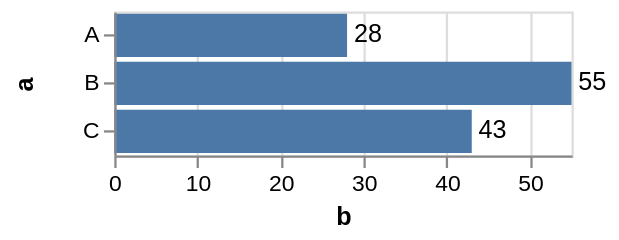

The Vega-Lite source for this figure:
### Vega specification from a JSON file in a GitHub repository (floating-point values rounded to 4 significant figures)
{"$schema": "https://vega.github.io/schema/vega/v3.0.json", "description": "A simple bar chart with embedded data.", "autosize": "pad", "padding": 5, "width": 200, "style": "cell", "data": [{"name": "source_0", "values": [{"a": "A", "b": 28}, {"a": "B", "b": 55}, {"a": "C", "b": 43}]}, {"name": "data_1", "source": "source_0", "transform": [{"type": "formula", "expr": "toNumber(datum[\"b\"])", "as": "b"}, {"type": "filter", "expr": "datum[\"b\"] !== null && !isNaN(datum[\"b\"])"}]}, {"name": "data_2", "source": "source_0", "transform": [{"type": "formula", "expr": "toNumber(datum[\"b\"])", "as": "b"}, {"type": "filter", "expr": "datum[\"b\"] !== null && !isNaN(datum[\"b\"])"}]}], "signals": [{"name": "y_step", "value": 21}, {"name": "height", "update": "bandspace(domain('y').length, 0.1, 0.05) * y_step"}], "marks": [{"name": "layer_0_marks", "type": "rect", "style": ["bar"], "from": {"data": "data_1"}, "encode": {"update": {"x": {"scale": "x", "field": "b"}, "x2": {"scale": "x", "value": 0}, "y": {"scale": "y", "field": "a"}, "height": {"scale": "y", "band": true}, "fill": {"value": "#4c78a8"}}}}, {"name": "layer_1_marks", "type": "text", "style": ["text", "label"], "from": {"data": "data_2"}, "encode": {"update": {"x": {"scale": "x", "field": "b"}, "y": {"scale": "y", "field": "a", "band": 0.5}, "text": {"signal": "format(datum[\"b\"], \"\")"}, "fill": {"value": "black"}}}}], "scales": [{"name": "x", "type": "linear", "domain": {"fields": [{"data": "data_1", "field": "b"}, {"data": "data_2", "field": "b"}], "sort": true}, "range": [0, {"signal": "width"}], "nice": true, "zero": true}, {"name": "y", "type": "band", "domain": {"fields": [{"data": "data_1", "field": "a"}, {"data": "data_2", "field": "a"}], "sort": true}, "range": {"step": {"signal": "y_step"}}, "paddingInner": 0.1, "paddingOuter": 0.05}], "axes": [{"scale": "x", "orient": "bottom", "labelOverlap": true, "tickCount": {"signal": "ceil(width/40)"}, "title": "b", "zindex": 1}, {"scale": "x", "orient": "bottom", "domain": false, "grid": true, "labels": false, "maxExtent": 0, "minExtent": 0, "tickCount": {"signal": "ceil(width/40)"}, "ticks": false, "zindex": 0, "gridScale": "y"}, {"scale": "y", "orient": "left", "labelOverlap": true, "title": "a", "zindex": 1}], "config": {"axisY": {"minExtent": 30}, "style": {"label": {"align": "left", "baseline": "middle", "dx": 3}}}}
